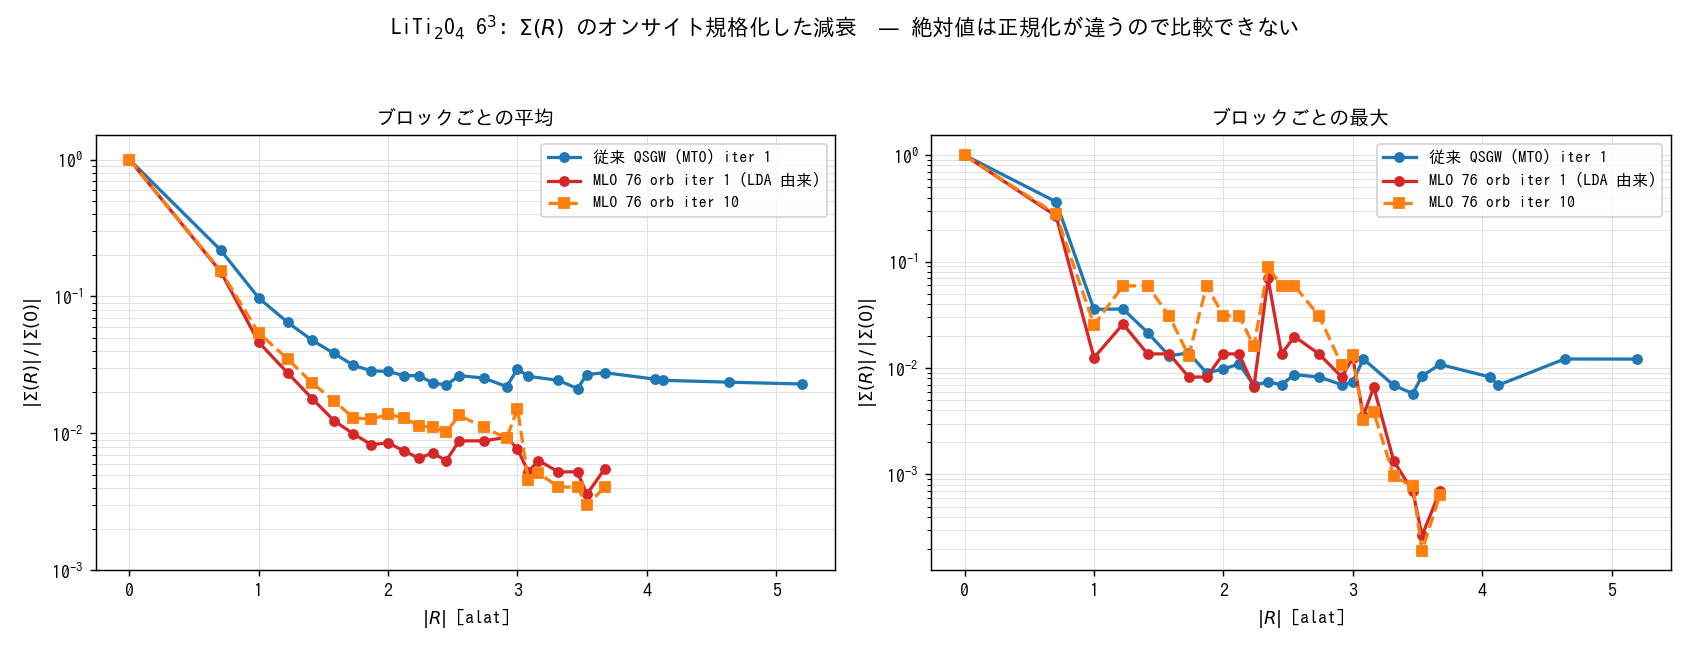

The Python source for this figure:
#!/usr/bin/env python3
"""Relative real-space decay |Sigma(R)|/|Sigma(0)| of the conventional (MTO) and the
MLO representation.  The absolute scales are NOT comparable: sigm carries O^-1 on both
sides (on-site 73.8 eV) while Sigma^MLO = c^dag Sigma^psi c keeps O^-1 for getsenex.
Only the decay relative to the on-site block is meaningful."""
import sys, collections, numpy as np, matplotlib; matplotlib.use('Agg')
import matplotlib.pyplot as plt
matplotlib.rcParams['font.sans-serif'] = ['IPAGothic', 'Droid Sans Fallback', 'DejaVu Sans']
matplotlib.rcParams['axes.unicode_minus'] = False
DAT, OUT = sys.argv[1], sys.argv[2]
b = collections.defaultdict(lambda: [0., 0., 0])
for ln in open(DAT):
    if ln.startswith('#'): continue
    t = ln.split(); r = round(float(t[3]), 4)
    a = b[r]; a[0] = max(a[0], float(t[4])); a[1] += float(t[5]) * int(t[8]); a[2] += int(t[8])
mto = {r: (v[0], v[1]/v[2]) for r, v in b.items()}
mlo1 = {0.0:(187.05,3.629),0.7071:(50.21,0.548),1.0:(2.34,0.168),1.2247:(4.85,0.100),
        1.4142:(2.54,0.065),1.5811:(2.54,0.045),1.7321:(1.54,0.036),1.8708:(1.54,0.030),
        2.0:(2.54,0.031),2.1213:(2.54,0.027),2.2361:(1.24,0.024),2.3452:(13.04,0.026),
        2.4495:(2.54,0.023),2.5495:(3.70,0.032),2.7386:(2.54,0.032),2.9155:(1.54,0.034),
        3.0:(2.34,0.028),3.0822:(0.67,0.019),3.1623:(1.24,0.023),3.3166:(0.25,0.019),
        3.4641:(0.13,0.019),3.5355:(0.05,0.013),3.6742:(0.13,0.020)}
mlo10 = {0.0:(155.52,3.697),0.7071:(43.30,0.568),1.0:(3.96,0.200),1.2247:(9.21,0.129),
         1.4142:(9.21,0.086),1.5811:(4.82,0.064),1.7321:(2.03,0.048),1.8708:(9.21,0.047),
         2.0:(4.82,0.051),2.1213:(4.82,0.048),2.2361:(2.49,0.042),2.3452:(13.80,0.041),
         2.4495:(9.21,0.038),2.5495:(9.21,0.050),2.7386:(4.82,0.041),2.9155:(1.65,0.034),
         3.0:(2.05,0.056),3.0822:(0.51,0.017),3.1623:(0.60,0.019),3.3166:(0.15,0.015),
         3.4641:(0.12,0.015),3.5355:(0.03,0.011),3.6742:(0.10,0.015)}
sets = [('従来 QSGW (MTO) iter 1', mto, 'tab:blue', 'o-'),
        ('MLO 76 orb iter 1 (LDA 由来)', mlo1, 'tab:red', 'o-'),
        ('MLO 76 orb iter 10', mlo10, 'tab:orange', 's--')]
fig, AX = plt.subplots(1, 2, figsize=(13, 5))
for k, (col, ttl) in enumerate([(1, 'ブロックごとの平均'), (0, 'ブロックごとの最大')]):
    ax = AX[k]
    for lab, d, c, m in sets:
        r = sorted(d); y = [d[x][col]/d[0.0][col] for x in r]
        ax.semilogy(r, y, m, color=c, lw=1.8, ms=5, label=lab)
    ax.set_xlabel('$|R|$ [alat]'); ax.set_ylabel('$|\\Sigma(R)|\\,/\\,|\\Sigma(0)|$')
    ax.grid(which='both', color='0.88', lw=0.5); ax.set_title(ttl, fontsize=11)
    ax.legend(fontsize=9)
AX[0].set_ylim(1e-3, 1.5)
fig.suptitle('LiTi$_2$O$_4$ 6$^3$: $\\Sigma(R)$ のオンサイト規格化した減衰  '
             '— 絶対値は正規化が違うので比較できない', fontsize=12)
plt.tight_layout(rect=[0, 0, 1, 0.94]); plt.savefig(OUT, dpi=130)
print('wrote', OUT)
